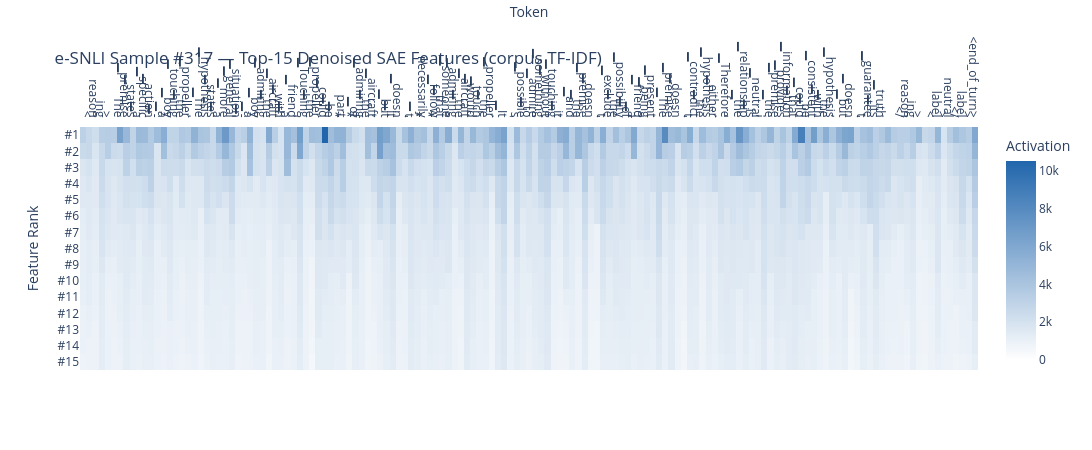

Source (notebook cell):
### Markdown cell above
## Top-K original feature heatmap

### Code cell
top_values, top_indices = top_k_features_per_token(sample_acts, k=TOP_K)

fig = plot_per_token_topk_heatmap(
    top_values,
    top_indices,
    tokens=tokens,
    title=f"e-SNLI Sample #{sample_idx} — Top-{TOP_K} Denoised SAE Features (corpus TF-IDF)",
)
fig.show()

### Figure 1 — Plotly figure (JSON) as saved in the notebook; plotly's stock layout.template omitted (floating-point values rounded to 4 significant figures; data arrays with more than 128 entries replaced by an {"elided": "..."} marker saying what was removed)
{"data": [{"colorbar": {"title": {"text": "Activation"}}, "colorscale": [[0, "rgb(255,255,255)"], [1, "rgb(33,102,172)"]], "hoverinfo": "text", "text": {"elided": "15x145 str values"}, "type": "heatmap", "x": {"elided": "145 int values"}, "y": ["#1", "#2", "#3", "#4", "#5", "#6", "#7", "#8", "#9", "#10", "#11", "#12", "#13", "#14", "#15"], "z": {"elided": "15x145 float values"}, "zmax": 10540.0, "zmin": 0}], "layout": {"height": 450, "title": {"text": "e-SNLI Sample #317 — Top-15 Denoised SAE Features (corpus TF-IDF)"}, "width": 3100, "xaxis": {"side": "top", "ticktext": {"elided": "145 str values"}, "tickvals": {"elided": "145 int values"}, "title": {"text": "Token"}}, "yaxis": {"autorange": "reversed", "title": {"text": "Feature Rank"}, "type": "category"}}}
